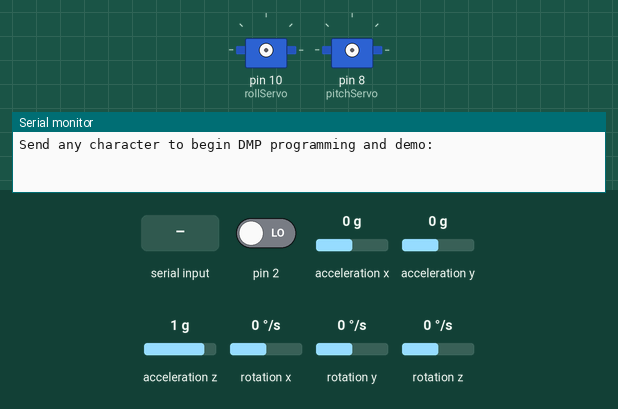
Bench run of a sketch on a simulated Arduino Uno, built with avr-gcc and run on an emulated ATmega328P. Parts: 2 × servo, the last lines printed to the serial monitor. The inputs (shaded band) are chosen by the test bench; at power-on: acceleration x 0 g, acceleration y 0 g, acceleration z 1 g, rotation z 0 °/s, pin 2 LOW, rotation x 0 °/s, rotation y 0 °/s. The sensor or clock chip raises its interrupt line as the real part does.

Above: at 0.8 s.
0.9 s: "1\n" received over Serial
2.9 s: acceleration x set to -1.4 g
At 4.1 s:
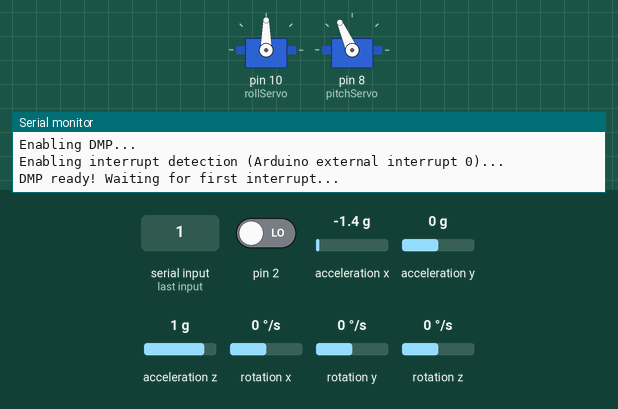
4.4 s: acceleration y set to -1.4 g
At 5.3 s:
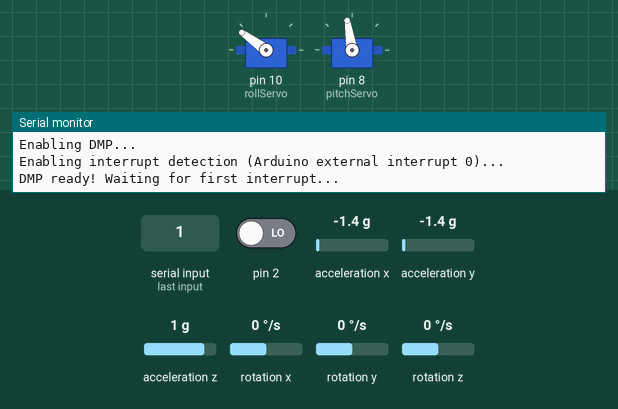
5.9 s: acceleration z set to -1.4 g
At 6.5 s:
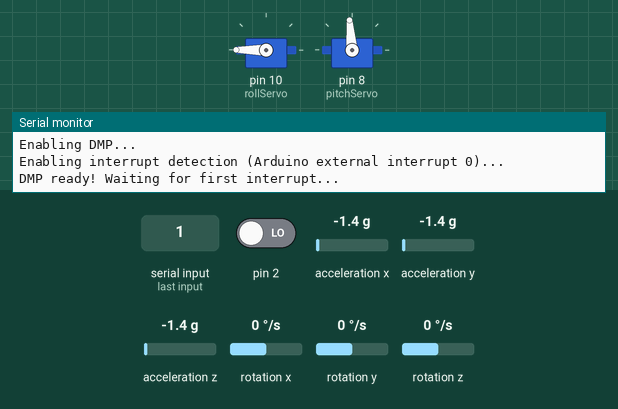
7.4 s: acceleration x set to 0 g
At 8.6 s:
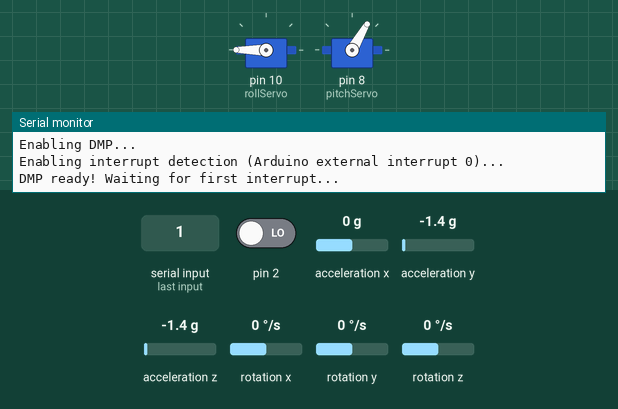
8.9 s: rotation z set to -192 °/s
Timing chart, 0 to 11.9 s (numbered marks = the images above; inputs shaded):
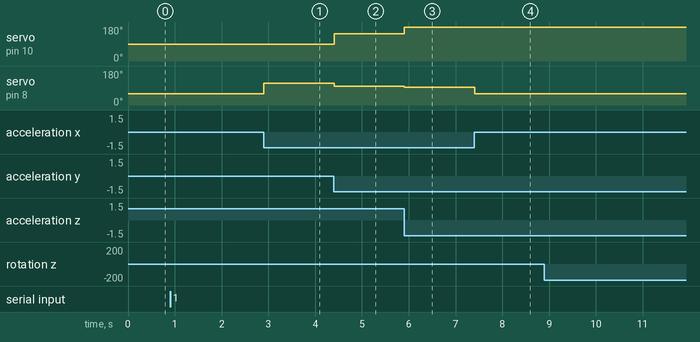

Measured:
- after the input at 2.9 s, servo on pin 8 (pitchServo): 60° → 114° at once
- after the input at 4.4 s, servo on pin 10 (rollServo): 90° → 144° at once; servo on pin 8 (pitchServo): 114° → 99° at once
- after the input at 5.9 s, servo on pin 10 (rollServo): 144° → 180° at once; servo on pin 8 (pitchServo): 99° → 95° at once
- after the input at 7.4 s, servo on pin 8 (pitchServo): 95° → 60° at once

The sketch:

servo_gimbal.ino
```cpp
#include <Servo.h>
#include "I2Cdev.h"
#include "MPU6050_6Axis_MotionApps20.h"
#include "Wire.h"

Servo rollServo;  // create servo object to control a servo
Servo pitchServo;  // create servo object to control a servo


MPU6050 mpu;

#define OUTPUT_READABLE_YAWPITCHROLL

#define LED_PIN 13 // (Arduino is 13, Teensy is 11, Teensy++ is 6)
bool blinkState = false;

// MPU control/status vars
bool dmpReady = false;  // set true if DMP init was successful
uint8_t mpuIntStatus;   // holds actual interrupt status byte from MPU
uint8_t devStatus;      // return status after each device operation (0 = success, !0 = error)
uint16_t packetSize;    // expected DMP packet size (default is 42 bytes)
uint16_t fifoCount;     // count of all bytes currently in FIFO
uint8_t fifoBuffer[64]; // FIFO storage buffer

// orientation/motion vars
Quaternion q;           // [w, x, y, z]         quaternion container
VectorInt16 aa;         // [x, y, z]            accel sensor measurements
VectorInt16 aaReal;     // [x, y, z]            gravity-free accel sensor measurements
VectorInt16 aaWorld;    // [x, y, z]            world-frame accel sensor measurements
VectorFloat gravity;    // [x, y, z]            gravity vector
float euler[3];         // [psi, theta, phi]    Euler angle container
float ypr[3];           // [yaw, pitch, roll]   yaw/pitch/roll container and gravity vector

// packet structure for InvenSense teapot demo
uint8_t teapotPacket[14] = { '$', 0x02, 0,0, 0,0, 0,0, 0,0, 0x00, 0x00, '\r', '\n' };


// ================================================================
// ===               INTERRUPT DETECTION ROUTINE                ===
// ================================================================

volatile bool mpuInterrupt = false;     // indicates whether MPU interrupt pin has gone high
void dmpDataReady() {
    mpuInterrupt = true;
}

byte rollStart = 90;
byte pitchStart = 60;

// ================================================================
// ===                      INITIAL SETUP                       ===
// ================================================================

unsigned long time;
unsigned long prevUpdate;

void setup() {
    Wire.begin();
    TWBR = 24; // 400kHz I2C clock (200kHz if CPU is 8MHz)

    Serial.begin(9600);

    // NOTE: 8MHz or slower host processors, like the Teensy @ 3.3v or Ardunio
    // Pro Mini running at 3.3v, cannot handle this baud rate reliably due to
    // the baud timing being too misaligned with processor ticks. You must use
    // 38400 or slower in these cases, or use some kind of external separate
    // crystal solution for the UART timer.

    mpu.initialize();

    // wait for ready
    Serial.println(F("\nSend any character to begin DMP programming and demo: "));
    while (Serial.available() && Serial.read()); // empty buffer
    while (!Serial.available());                 // wait for data
    while (Serial.available() && Serial.read()); // empty buffer again

    // load and configure the DMP
    Serial.println(F("Initializing DMP..."));
    devStatus = mpu.dmpInitialize();

    // supply your own gyro offsets here, scaled for min sensitivity
    mpu.setXGyroOffset(220);
    mpu.setYGyroOffset(76);
    mpu.setZGyroOffset(-85);
    mpu.setZAccelOffset(1788); // 1688 factory default for my test chip

    // make sure it worked (returns 0 if so)
    if (devStatus == 0) {
        // turn on the DMP, now that it's ready
        Serial.println(F("Enabling DMP..."));
        mpu.setDMPEnabled(true);

        // enable Arduino interrupt detection
        Serial.println(F("Enabling interrupt detection (Arduino external interrupt 0)..."));
        attachInterrupt(0, dmpDataReady, RISING);
        mpuIntStatus = mpu.getIntStatus();

        // set our DMP Ready flag so the main loop() function knows it's okay to use it
        Serial.println(F("DMP ready! Waiting for first interrupt..."));
        dmpReady = true;

        // get expected DMP packet size for later comparison
        packetSize = mpu.dmpGetFIFOPacketSize();
    } else {
        // ERROR!
    }

    rollServo.attach(10);
    rollServo.write(rollStart);

    pitchServo.attach(8);
    pitchServo.write(pitchStart);

    prevUpdate = millis();

}

// ================================================================
// ===                    MAIN PROGRAM LOOP                     ===
// ================================================================

float iRoll;
float iPitch;

void loop() {
    // if programming failed, don't try to do anything
    if (!dmpReady) return;

    // reset interrupt flag and get INT_STATUS byte
    mpuInterrupt = false;
    mpuIntStatus = mpu.getIntStatus();

    // get current FIFO count
    fifoCount = mpu.getFIFOCount();

    // check for overflow (this should never happen unless our code is too inefficient)
    if ((mpuIntStatus & 0x10) || fifoCount == 1024) {
        // reset so we can continue cleanly
        mpu.resetFIFO();
        Serial.println(F("FIFO overflow!"));

    // otherwise, check for DMP data ready interrupt (this should happen frequently)
    } else if (mpuIntStatus & 0x02) {
        // wait for correct available data length, should be a VERY short wait
        while (fifoCount < packetSize) fifoCount = mpu.getFIFOCount();

        // read a packet from FIFO
        mpu.getFIFOBytes(fifoBuffer, packetSize);

        // track FIFO count here in case there is > 1 packet available
        // (this lets us immediately read more without waiting for an interrupt)
        fifoCount -= packetSize;

        // display Euler angles in degrees
        mpu.dmpGetQuaternion(&q, fifoBuffer);
        mpu.dmpGetGravity(&gravity, &q);
        mpu.dmpGetYawPitchRoll(ypr, &q, &gravity);

        iRoll = ypr[2] * 180/M_PI;
        iPitch = ypr[1] * 180/M_PI;

        time = millis();

        if (time - prevUpdate > 5) {
          rollServo.write(rollStart - iRoll);
          pitchServo.write(pitchStart - iPitch);
          prevUpdate = time;
        }

    }
}
```
